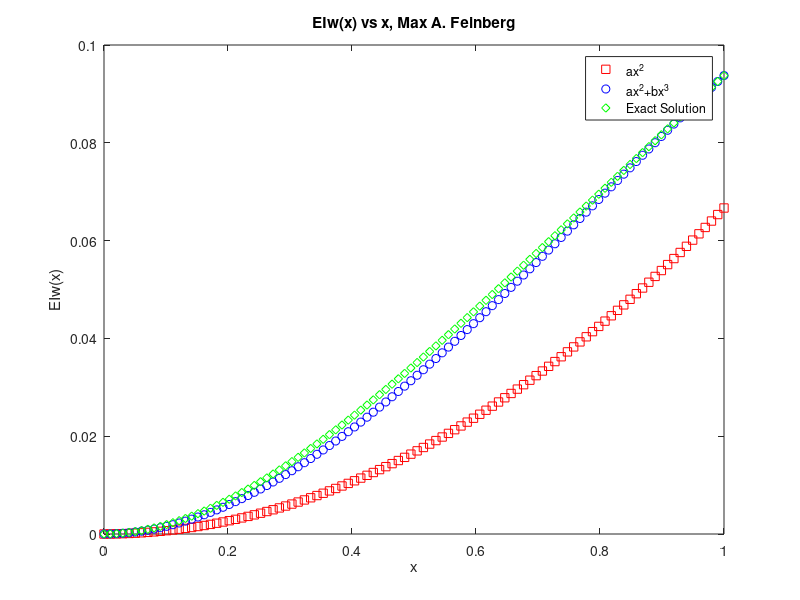

The MATLAB source for this figure:
x = linspace(0,1, 100);
y0 = (1/(3*5)).*x.^2;
y1 = (31/(48*4)) .* x.^2 + -1*(13/(48*4)).*x.^3;
y2 = (1/24).*x.^4 + ((-29)/(144+48)).*x.^3 + (13/(48+16)).*x.^2;
plot(x, y0,'rs', x, y1,'bo',  x, y2, 'gd')
xlabel('x')
ylabel('EIw(x)')
title('EIw(x) vs x, Max A. Feinberg')
legend('ax^2', 'ax^2+bx^3', 'Exact Solution')